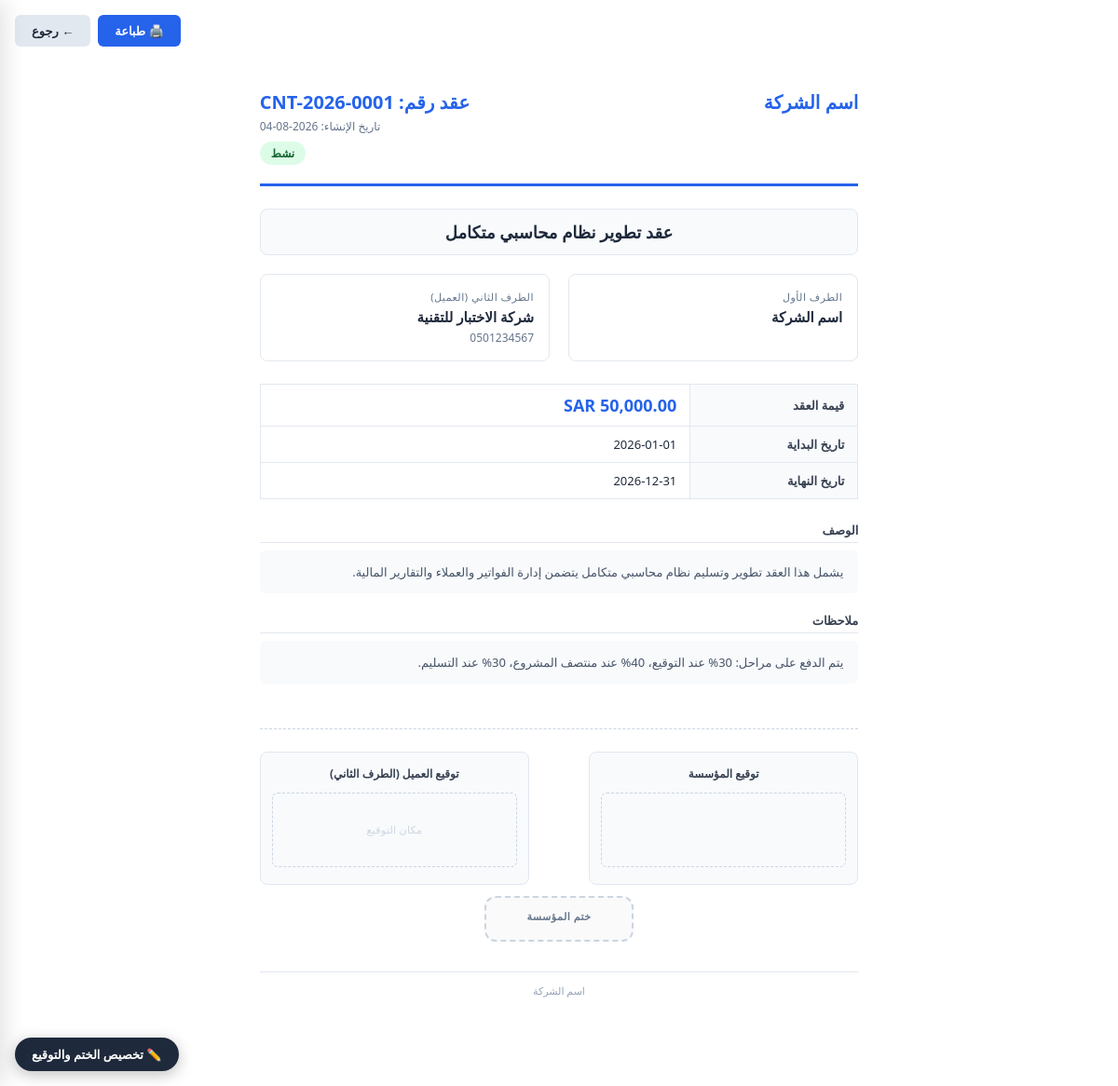
The page /contracts/1/print (signed in) on the database its author committed.
### app/models/settings.py (models this page shows, shortened)
class AppSetting(Base):
    __tablename__ = "app_settings"
    id: Mapped[int] = mapped_column(primary_key=True, index=True)
    key: Mapped[str] = mapped_column(String(100), unique=True, index=True, nullable=False)
    value: Mapped[str | None] = mapped_column(Text, nullable=True)
    description: Mapped[str | None] = mapped_column(String(255), nullable=True)

### app/models/contract.py (models this page shows, shortened)
class Contract(Base):
    __tablename__ = "contracts"
    id: Mapped[int] = mapped_column(primary_key=True, index=True)
    contract_number: Mapped[str] = mapped_column(String(50), unique=True, index=True, nullable=False)
    client_id: Mapped[int] = mapped_column(Integer, ForeignKey("clients.id"), nullable=False)
    title: Mapped[str] = mapped_column(String(200), nullable=False)
    description: Mapped[str | None] = mapped_column(Text, nullable=True)
    amount: Mapped[Decimal] = mapped_column(Numeric(15, 2), default=0, nullable=False)
    start_date: Mapped[date | None] = mapped_column(Date, nullable=True)
    end_date: Mapped[date | None] = mapped_column(Date, nullable=True)
    status: Mapped[ContractStatus] = mapped_column(SAEnum(ContractStatus), default=ContractStatus.DRAFT, nullable=False)
    notes: Mapped[str | None] = mapped_column(Text, nullable=True)
    created_at: Mapped[datetime] = mapped_column(DateTime, default=lambda: __import__("datetime").datetime.now(__import__("datetime").timezone.utc).replace(tzinfo=None), nullable=False)
    created_by: Mapped[int | None] = mapped_column(Integer, ForeignKey("users.id"), nullable=True)
    client = relationship("Client", back_populates="contracts")
    invoices = relationship("Invoice", back_populates="contract", lazy="dynamic")

### app/models/client.py (models this page shows, shortened)
class Client(Base):
    __tablename__ = "clients"
    id: Mapped[int] = mapped_column(primary_key=True, index=True)
    name: Mapped[str] = mapped_column(String(150), nullable=False, index=True)
    type: Mapped[ClientType] = mapped_column(SAEnum(ClientType), default=ClientType.COMPANY, nullable=False)
    email: Mapped[str | None] = mapped_column(String(100), nullable=True)
    phone: Mapped[str | None] = mapped_column(String(20), nullable=True)
    address: Mapped[str | None] = mapped_column(Text, nullable=True)
    tax_number: Mapped[str | None] = mapped_column(String(50), nullable=True)
    notes: Mapped[str | None] = mapped_column(Text, nullable=True)
    is_active: Mapped[bool] = mapped_column(Boolean, default=True, nullable=False)
    created_at: Mapped[datetime] = mapped_column(DateTime, default=lambda: __import__("datetime").datetime.now(__import__("datetime").timezone.utc).replace(tzinfo=None), nullable=False)
    created_by: Mapped[int | None] = mapped_column(Integer, ForeignKey("users.id"), nullable=True)
    contracts = relationship("Contract", back_populates="client", lazy="dynamic")
    quotations = relationship("Quotation", back_populates="client", lazy="dynamic")
    invoices = relationship("Invoice", back_populates="client", lazy="dynamic")
    payments = relationship("Payment", back_populates="client", lazy="dynamic")

### app/routers/contracts.py (the view)
@router.get("/{contract_id}/print", response_class=HTMLResponse)
async def print_contract(request: Request, contract_id: int, db: Session = Depends(get_db)):
    if not request.session.get("user_id"):
        return RedirectResponse(url="/auth/login", status_code=302)
    contract = db.query(Contract).filter(Contract.id == contract_id).first()
    if not contract:
        raise HTTPException(status_code=404, detail="العقد غير موجود")
    company_settings = SettingsService(db).get_all()
    return templates.TemplateResponse("contracts/print.html", {
        "request": request, "contract": contract, "settings": company_settings
    })

### app/core/logging_config.py (called while the page is built)
    def filter(self, record: logging.LogRecord) -> bool:
        record.request_id = _request_id_var.get()
        return True

    def format(self, record: logging.LogRecord) -> str:
        if isinstance(record.args, dict):
            record.args = {
                k: ("***" if any(s in k.lower() for s in self.SENSITIVE) else v)
                for k, v in record.args.items()
            }
        return super().format(record)

### app/templates/contracts/print.html (shortened to what this page needs)
<!DOCTYPE html>
<html lang="ar" dir="rtl">
<head>
</head>
<body>
<div class="print-actions">
    <button class="btn-print" onclick="window.print()">🖨️ طباعة</button>
    <a class="btn-back" href="/contracts/{{ contract.id }}">← رجوع</a>
</div>
<div class="page">
    <div class="header">
        <div class="company-info">
            <h1>{{ settings.get('company_name', 'اسم الشركة') }}</h1>
        </div>
        <div class="doc-info">
            <div class="doc-number">عقد رقم: {{ contract.contract_number }}</div>
            <div class="doc-date">تاريخ الإنشاء: {{ contract.created_at.strftime('%Y-%m-%d') }}</div>
            <span class="status-badge badge-{{ contract.status.value }}">
                {{ {'draft':'مسودة','active':'نشط','expired':'منتهي','cancelled':'ملغي'}[contract.status.value] }}
            </span>
        </div>
    </div>
    <div class="contract-title">{{ contract.title }}</div>
    <div class="parties">
        <div class="party-box">
            <div class="label">الطرف الأول</div>
            <div class="name">{{ settings.get('company_name', 'اسم الشركة') }}</div>
        </div>
        <div class="party-box">
            <div class="label">الطرف الثاني (العميل)</div>
            <div class="name">{{ contract.client.name if contract.client else '-' }}</div>
            {% if contract.client and contract.client.phone %}
            <div style="font-size:12px;color:#64748b;margin-top:4px;">{{ contract.client.phone }}</div>
            {% endif %}
        </div>
    </div>
    <table class="details-table">
        <tr>
            <th>قيمة العقد</th>
            <td><span class="amount-value">{{ "{:,.2f}".format(contract.amount) }} {{ settings.get('currency', 'SAR') }}</span></td>
        </tr>
        <tr>
            <th>تاريخ البداية</th>
            <td>{{ contract.start_date or '-' }}</td>
        </tr>
        <tr>
            <th>تاريخ النهاية</th>
            <td>{{ contract.end_date or '-' }}</td>
        </tr>
    </table>
    {% if contract.description %}
    <div class="section">
        <div class="section-title">الوصف</div>
        <div class="section-body">{{ contract.description }}</div>
    </div>
    {% endif %}
    {% if contract.notes %}
    <div class="section">
        <div class="section-title">ملاحظات</div>
        <div class="section-body">{{ contract.notes }}</div>
    </div>
    {% endif %}
    <div class="signatures-wrapper">
        <div class="signatures-row">
            <div class="sig-box">
                <div class="sig-label">توقيع المؤسسة</div>
                <div class="sig-placeholder">
                </div>
            </div>
            <div class="sig-box">
                <div class="sig-label">توقيع العميل (الطرف الثاني)</div>
                <div class="sig-placeholder">مكان التوقيع</div>
            </div>
        </div>
        <div class="stamp-wrapper">
            <div class="stamp-box">
                <div class="stamp-label">ختم المؤسسة</div>
            </div>
        </div>
    </div>
    <div class="footer">
        {{ settings.get('company_name', '') }}
    </div>
</div>
<button class="sep-toggle" onclick="sepToggle()">✏️ تخصيص الختم والتوقيع</button>
</body>
</html>

### app/templates/contracts/print.html (style rules this page uses)
* { box-sizing: border-box; margin: 0; padding: 0; }
body { font-family: 'Segoe UI', Tahoma, Arial, sans-serif; font-size: 13px; color: #1e293b; background: #fff; direction: rtl; }
.print-actions { position: fixed; top: 16px; left: 16px; display: flex; gap: 8px; z-index: 999; }
.btn-print, .btn-back { padding: 8px 18px; border: none; border-radius: 6px; cursor: pointer; font-size: 13px; font-weight: 600; text-decoration: none; display: inline-block; }
.btn-print { background: #2563eb; color: #fff; }
.btn-back { background: #e2e8f0; color: #1e293b; }
.page { width: 210mm; min-height: 297mm; margin: 20px auto; padding: 20mm; background: #fff; }
.header { display: flex; justify-content: space-between; align-items: flex-start; border-bottom: 3px solid #2563eb; padding-bottom: 20px; margin-bottom: 24px; }
.company-info h1 { font-size: 20px; color: #2563eb; margin-bottom: 4px; }
.doc-info { text-align: left; }
.doc-number { font-size: 20px; font-weight: 700; color: #2563eb; }
.doc-date { font-size: 12px; color: #64748b; margin-top: 4px; }
.status-badge { display: inline-block; padding: 4px 12px; border-radius: 20px; font-size: 12px; font-weight: 600; margin-top: 8px; }
.badge-active { background: #dcfce7; color: #166534; }
.contract-title { text-align: center; font-size: 18px; font-weight: 700; color: #1e293b; margin: 20px 0; padding: 12px; background: #f8fafc; border-radius: 8px; border: 1px solid #e2e8f0; }
.parties { display: flex; gap: 20px; margin-bottom: 24px; }
.party-box { flex: 1; border: 1px solid #e2e8f0; border-radius: 8px; padding: 16px; }
.party-box .label { font-size: 11px; color: #64748b; margin-bottom: 4px; text-transform: uppercase; letter-spacing: 0.5px; }
.party-box .name { font-size: 15px; font-weight: 700; }
.details-table { width: 100%; border-collapse: collapse; margin-bottom: 24px; }
.details-table th, .details-table td { padding: 10px 14px; border: 1px solid #e2e8f0; text-align: right; }
.details-table th { background: #f8fafc; font-weight: 600; color: #374151; width: 180px; }
.amount-value { font-size: 18px; font-weight: 700; color: #2563eb; }
.section { margin-bottom: 20px; }
.section-title { font-size: 13px; font-weight: 700; color: #374151; margin-bottom: 8px; padding-bottom: 4px; border-bottom: 1px solid #e2e8f0; }
.section-body { background: #f8fafc; border-radius: 6px; padding: 12px 16px; line-height: 1.7; color: #475569; }
.signatures-wrapper { margin-top: 48px; padding-top: 24px; border-top: 1px dashed #cbd5e1; }
.signatures-row { display: flex; gap: 20px; justify-content: space-between; }
.sig-box { flex: 0 0 45%; width: 45%; text-align: center; border: 1px solid #e2e8f0; border-radius: 8px; padding: 14px 12px 10px; background: #f8fafc; }
.sig-box .sig-label { font-size: 12px; font-weight: 600; color: #374151; margin-bottom: 12px; }
.sig-box .sig-placeholder { min-height: 80px; display: flex; align-items: center; justify-content: center; border: 1.5px dashed #cbd5e1; border-radius: 6px; margin: 4px 0 8px; color: #cbd5e1; font-size: 11px; letter-spacing: 0.3px; overflow: hidden; }
.stamp-wrapper { display: flex; justify-content: center; margin-top: 12px; }
.stamp-box { text-align: center; border: 2px dashed #cbd5e1; border-radius: 12px; padding: 12px 24px; background: #fafafa; min-width: 160px; }
.stamp-box .stamp-label { font-size: 11px; font-weight: 700; color: #64748b; text-transform: uppercase; letter-spacing: 0.5px; margin-bottom: 6px; }
.footer { margin-top: 32px; text-align: center; font-size: 11px; color: #94a3b8; border-top: 1px solid #e2e8f0; padding-top: 12px; }
.sep-toggle { position: fixed; bottom: 16px; left: 16px; background: #1e293b; color: #fff; border: none; border-radius: 24px; padding: 9px 18px; cursor: pointer; font-size: 13px; font-weight: 600; display: flex; align-items: center; gap: 7px; z-index: 998; box-shadow: 0 4px 16px rgba(0,0,0,0.25); font-family: 'Segoe UI', Tahoma, Arial, sans-serif; }

### rows shown on the page
AppSetting: get "اسم الشركة"
Contract: contract_number "CNT-2026-0001", created_at "2026-08-04", status "نشط", title "عقد تطوير نظام محاسبي متكامل", start_date "2026-01-01", end_date "2026-12-31", description "يشمل هذا العقد تطوير وتسليم نظام محاسبي متكامل يتضمن إدارة الفواتير والعملاء والتقارير المالية.", notes "يتم الدفع على مراحل: 30% عند التوقيع، 40% عند منتصف المشروع، 30% عند التسليم."
Client: client "شركة الاختبار للتقنية", client.phone "0501234567"
AppSetting: get "SAR"
